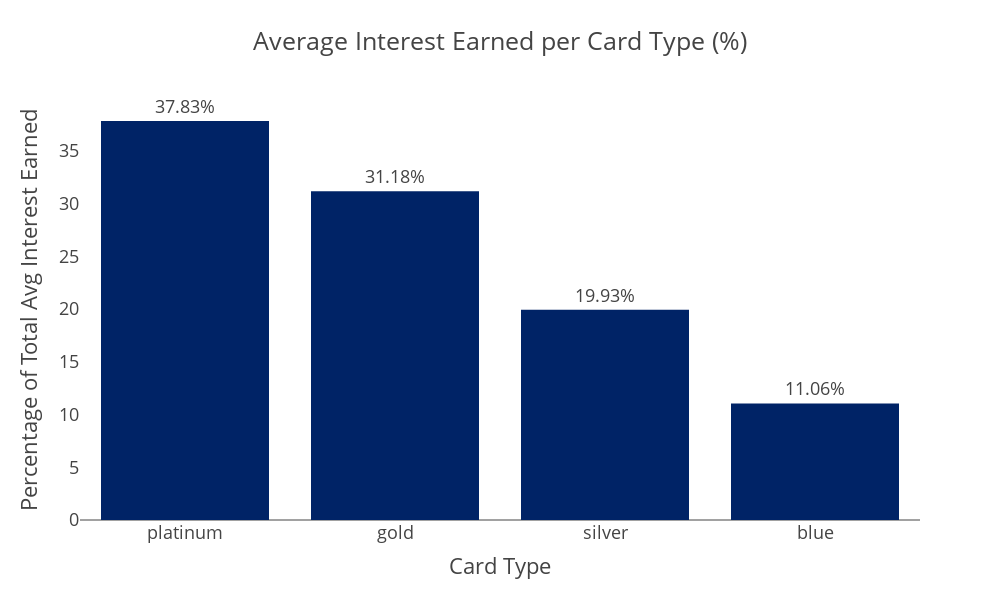

The code cell stored with this chart in its notebook:
### Code cell
fig = px.bar(
    avg_interest_by_card,
    x='Card_Category',
    y='percentage',
    title='Average Interest Earned per Card Type (%)',
    color_discrete_sequence=['#002366'],
    text='percentage',
    height=600,
    width=1000
)

fig.update_layout(
    template="presentation",
    xaxis_title="Card Type",
    yaxis_title="Percentage of Total Avg Interest Earned",
    legend_title_text=None,
    paper_bgcolor="rgba(0, 0, 0, 0)",
    plot_bgcolor="rgba(0, 0, 0, 0)",
    xaxis=dict(showgrid=False),
    yaxis=dict(showgrid=False)
)

fig.update_traces(
    texttemplate="%{text:.2f}%",
    textposition="outside",
    marker_line_width=0
)

fig.write_image(os.path.join(results_dir, 'Avg_Interest_by_Card_Type.jpg'))
fig.write_image(os.path.join(results_dir, 'Avg_Interest_by_Card_Type.png'))
fig.write_html(os.path.join(results_dir, 'Avg_Interest_by_Card_Type.html'))

fig.show()

### Figure 1 — Plotly figure (JSON) as saved in the notebook; plotly's stock layout.template omitted (floating-point values rounded to 4 significant figures)
{"data": [{"hovertemplate": "Card_Category=%{x}<br>percentage=%{text}<extra></extra>", "legendgroup": "", "marker": {"color": "#002366", "line": {"width": 0}, "pattern": {"shape": ""}}, "name": "", "orientation": "v", "showlegend": false, "text": [37.83, 31.18, 19.93, 11.06], "textposition": "outside", "texttemplate": "%{text:.2f}%", "type": "bar", "x": ["platinum", "gold", "silver", "blue"], "xaxis": "x", "y": [37.83, 31.18, 19.93, 11.06], "yaxis": "y"}], "layout": {"barmode": "relative", "height": 600, "legend": {"tracegroupgap": 0}, "paper_bgcolor": "rgba(0, 0, 0, 0)", "plot_bgcolor": "rgba(0, 0, 0, 0)", "title": {"text": "Average Interest Earned per Card Type (%)"}, "width": 1000, "xaxis": {"anchor": "y", "autorange": true, "domain": [0, 1], "range": [-0.5, 3.5], "showgrid": false, "title": {"text": "Card Type"}, "type": "category"}, "yaxis": {"anchor": "x", "autorange": true, "domain": [0, 1], "range": [0, 39.82], "showgrid": false, "title": {"text": "Percentage of Total Avg Interest Earned"}, "type": "linear"}}}
